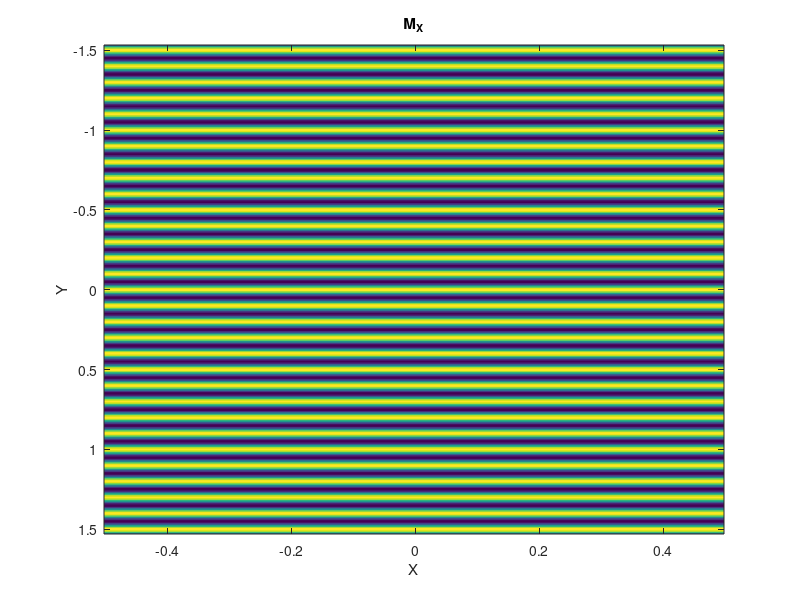

Reproduce this figure in MATLAB. (Note: this script raises an error after producing the figure.)
clear imall1 imall2

x = [-128:127]/256;
y = [-392:391]/256;

[X Y] = meshgrid(x,y);

I1 = 1:256; I2 = I1+256; I3 = I2+256;

Iphase = 0;
    Mxy = exp(i*2*pi*10*Y);
    
f1=figure(1);

    imagesc(x,y,real(Mxy),[-1 1])%, colorbar
    xlabel('X'), ylabel('Y'), title('M_X')
 
    currFrame = getframe(f1);
%an1=    annotation('textbox', [.45 .8 .2 .2], 'String', ['ky = ' int2str(Iphase)], 'FitBoxToText','on');

[imind,map] = rgb2ind(frame2im(currFrame),256,'nodither'); 

figure(2)
%an2=    annotation('textbox', [.45 .8 .2 .2], 'String', ['ky = ' int2str(Iphase)], 'FitBoxToText','on');


for Iphase = 0:16
    
    Mxy = exp(i*2*pi*Iphase*Y);
    
f1=figure(1);
subplot(121)
    imagesc(x,y,real(Mxy),[-1 1])%, colorbar
    xlabel('X'), ylabel('Y'), title('M_X')
    
    subplot(122)
    imagesc(x,y,imag(Mxy),[-1 1])%, colorbar
    xlabel('X'), ylabel('Y'), title('M_Y')
an1.String  = ['ky = ' int2str(Iphase)];
    drawnow
currFrame = getframe(f1);

  imall1(:,:,1,Iphase+1) = rgb2ind(frame2im(currFrame),map,'nodither');

    
f2=figure(2);
subplot(321)
    imagesc(x,y(I1),real(Mxy(I1,:)),[-1 1])%, colorbar
    title('M_X')
subplot(323)
    imagesc(x,y(I2),real(Mxy(I2,:)),[-1 1])%, colorbar
    ylabel('Y')
subplot(325)
    imagesc(x,y(I3),real(Mxy(I3,:)),[-1 1])%, colorbar
    xlabel('X')
    
subplot(322)
    imagesc(x,y(I1),imag(Mxy(I1,:)),[-1 1])%, colorbar
    title('M_Y')
subplot(324)
    imagesc(x,y(I2),imag(Mxy(I2,:)),[-1 1])%, colorbar
    ylabel('Y')
subplot(326)
    imagesc(x,y(I3),imag(Mxy(I3,:)),[-1 1])%, colorbar
    xlabel('X')
    an2.String = ['ky = ' int2str(Iphase)];
        drawnow
currFrame = getframe(f2);

  imall2(:,:,1,Iphase+1) = rgb2ind(frame2im(currFrame),map,'nodither');


    
 %   pause
end



imwrite(imall1,map,'phase_encoding_steps.gif','DelayTime',1,'LoopCount',1) 
imwrite(imall2,map,'phase_encoding_steps_divided.gif','DelayTime',1,'LoopCount',1) 
